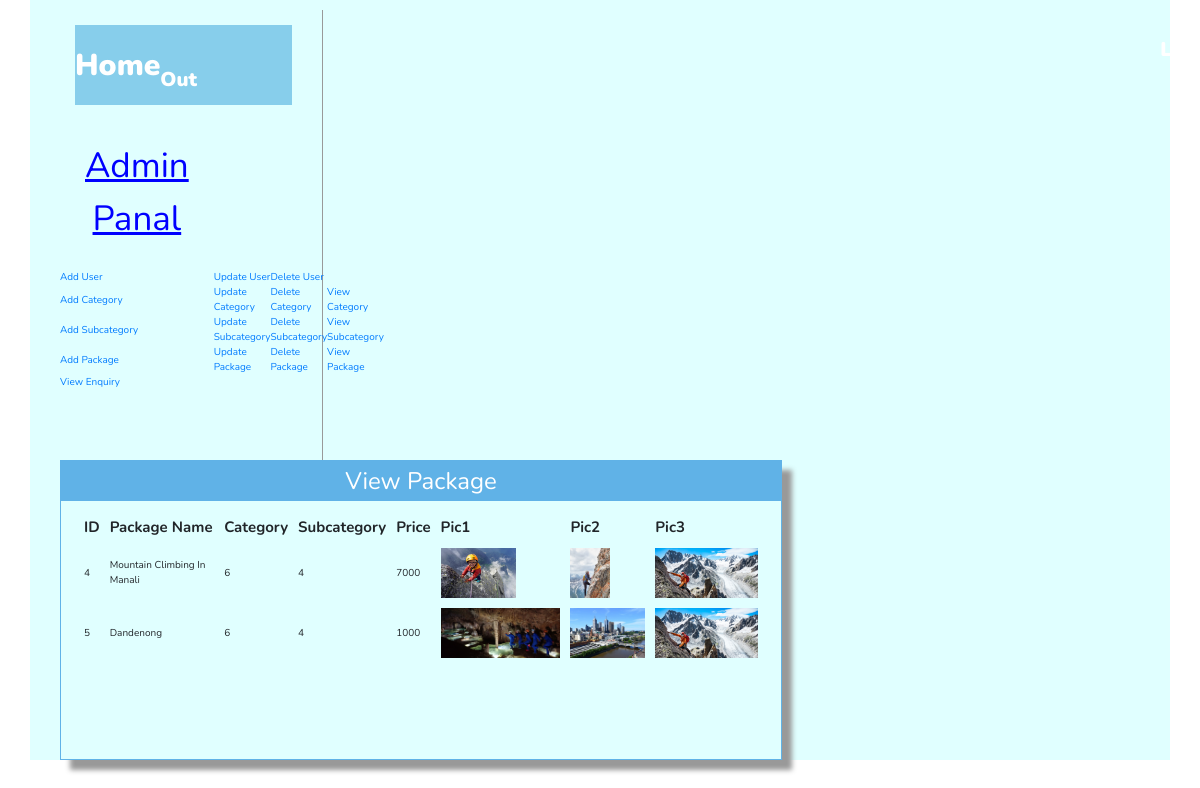
/Admin/viewpackage.php (signed in), run on the app's committed database.
### tables this page shows
CREATE TABLE `package` (
  `Packid` int(11) NOT NULL,
  `Packname` varchar(100) NOT NULL,
  `Category` int(11) NOT NULL,
  `Subcategory` varchar(200) NOT NULL,
  `Packprice` int(11) NOT NULL,
  `Pic1` varchar(800) NOT NULL,
  `Pic2` varchar(800) NOT NULL,
  `Pic3` varchar(800) NOT NULL,
  `Detail` varchar(500) NOT NULL
);

### Admin/viewpackage.php (the view, shortened to what this page needs)
<!DOCTYPE html>
<html>
<head>
<link href="style.css" rel="stylesheet" type="text/css" />
<link href="../css/bootstrap.css" rel='stylesheet' type='text/css'/>
<link href="../css/style.css" rel="stylesheet" type="text/css" media="all"/>
</head>
<body>
<?php include('function.php'); ?>
<div style="padding-top:10px; background: lightcyan; min-height:570px" class="container">
<div class="col-sm-3" style="border-right:1px solid #999; min-height:450px;">
<?php include('left.php'); ?>
</div>
<div class="col-sm-9">
<form method="post">
<table border="0" width="90%" height="300px" align="center" class="tableshadow">
<tr><td class="toptd">View Package</td></tr>
<tr><td align="center" valign="top" style="padding-top:10px;">
<table border="0" align="center" width="95%" >
<tr><td style="font-size:15px; padding:5px; font-weight:bold;">ID</td>
<td style="font-size:15px; padding:5px; font-weight:bold;">Package Name</td>
<td style="font-size:15px; padding:5px; font-weight:bold;">Category</td>
<td style="font-size:15px; padding:5px; font-weight:bold;">Subcategory</td>
<td style="font-size:15px; padding:5px; font-weight:bold;">Price</td>
<td style="font-size:15px; padding:5px; font-weight:bold;">Pic1</td>
<td style="font-size:15px; padding:5px; font-weight:bold;">Pic2</td>
<td style="font-size:15px; padding:5px; font-weight:bold;">Pic3</td></tr>
<?php
$s="select * from package";
$result=mysqli_query($cn,$s);
while($data=mysqli_fetch_array($result))
{
		echo "<tr><td style=' padding:5px;'>$data[0]</td>
		<td style=' padding:5px;'>$data[1]</td>
		<td style=' padding:5px;'>$data[2]</td>
		<td style=' padding:5px;'>$data[3]</td>
		<td style=' padding:5px;'>$data[4]</td>
		<td style=' padding:5px;'><IMG src='packimages/$data[5]' style='height:50PX' /></td>
		<td style=' padding:5px;'><IMG src='packimages/$data[6]' style='height:50PX' /></td>
		<td style=' padding:5px;'><IMG src='packimages/$data[7]' style='height:50PX' /></td></tr>";
}
?>
</table>
</td></tr></table>
</form>
</div>
</div>
</body>
</html>

### Admin/function.php (shortened to what this page needs)
<!DOCTYPE html>
<html>
<head>
<link href="style.css" rel="stylesheet" type="text/css" />
<link href="../css/bootstrap.css" rel='stylesheet' type='text/css'/>
<link href="../css/style.css" rel="stylesheet" type="text/css" media="all"/>
</head>
<body>
</body>
</html>

### Admin/left.php (shortened to what this page needs)
<!DOCTYPE html >
<html>
<head>
<link href="style.css" rel="stylesheet" type="text/css" />
<link href="../css/bootstrap.css" rel='stylesheet' type='text/css'/>
<link href="../css/style.css" rel="stylesheet" type="text/css" media="all"/>
</head>
<body>
		 <div class="header-top">
		  <div class="container">
			 <div class="top-nav">
						<div class="logo">
						</div>
						<div class="menu">
						<ul id="nav" style="background-color:skyblue;display:flex;height:80px;justify-content:flex-start;list-style:none;align-items:center;">
							 <li><a href="../index.php" target="_blank" style="font-size:30px;color:white;font-weight:900;text-decoration:none">Home</a></li>
							 <li><a href="logout.php" style="font-size:20px;color:white;font-weight:900;text-decoration:none;padding-left:1000px;">Log Out</a></li>
						 </ul>
						 </div>
			 </div>
		 </div>
	 </div>
<table style="width:100%;padding:20px;height:100%" >
<tr><td style="font-size:35px;text-align: center; text-decoration:underline;color:blue;padding:25px 25px">Admin Panal</td></tr>
<tr>
<td><a href="adduser.php" >Add User</a></td>
<td><a href="updateuser.php">Update User</a></td>
<td><a href="deleteuser.php">Delete User</a></td></tr>
<tr>
<td><a href="addcategory.php">Add Category</a></td>
<td><a href="updatecategory.php">Update Category</a></td>
<td><a href="deletecategory.php">Delete Category</a></td>
<td><a href="viewcategory.php">View Category</a></td>
</tr>
<tr>
<td><a href="addsubcategory.php">Add Subcategory</a></td>
<td><a href="updatesubcategory.php">Update Subcategory</a></td>
<td><a href="deletesubcategory.php">Delete Subcategory</a></td>
<td><a href="viewsubcategory.php">View Subcategory</a></td>
</tr>
<tr>
<td><a href="addpackage.php">Add Package</a></td>
<td><a href="updatepackage.php">Update Package</a></td>
<td><a href="deletepackage.php">Delete Package</a></td>
<td><a href="viewpackage.php">View Package</a></td></tr>
<tr>
<td><a href="viewenquiry.php">View Enquiry</a></td>
</tr>
</table>
</body>
</html>

### Admin/style.css (style rules this page uses)
.tableshadow { box-shadow:10px 10px 5px #999; padding-top:40px; border:solid 1px #60b2e7 }
.toptd { color:white; font-size:24px; text-align:center; height:40px; background-color:#60b2e7 }

### style.css (style rules this page uses)
:root { --orange: #ffa500; }
* { font-family: 'Nunito', sans-serif; margin: 0; padding: 0; box-sizing: border-box; text-transform: capitalize; outline: none; border: none; text-decoration: none; transition: all .2s linear; }
html { font-size: 62.5%; overflow-x: hidden; scroll-padding-top: 6rem; scroll-behavior: smooth; }

### data on the page
package: Packid "4", Packname "Mountain Climbing In Manali", Category "6", Subcategory "4", Packprice "7000", Pic1 (picture), Pic2 (picture), Pic3 (picture)
package: Packid "5", Packname "Dandenong", Category "6", Subcategory "4", Packprice "1000", Pic1 (picture), Pic2 (picture), Pic3 (picture)
